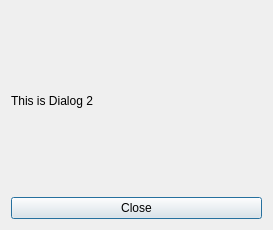
<?xml version="1.0" encoding="UTF-8"?>
<ui version="4.0">
 <class>Dialog2</class>
 <widget class="QDialog" name="Dialog2">
  <property name="geometry">
   <rect>
    <x>0</x>
    <y>0</y>
    <width>273</width>
    <height>230</height>
   </rect>
  </property>
  <property name="windowTitle">
   <string>Dialog</string>
  </property>
  <layout class="QVBoxLayout" name="verticalLayout">
   <item>
    <widget class="QLabel" name="label">
     <property name="text">
      <string>This is Dialog 2</string>
     </property>
    </widget>
   </item>
   <item>
    <widget class="QPushButton" name="btnClose">
     <property name="text">
      <string>Close</string>
     </property>
    </widget>
   </item>
  </layout>
 </widget>
 <resources/>
 <connections/>
</ui>
